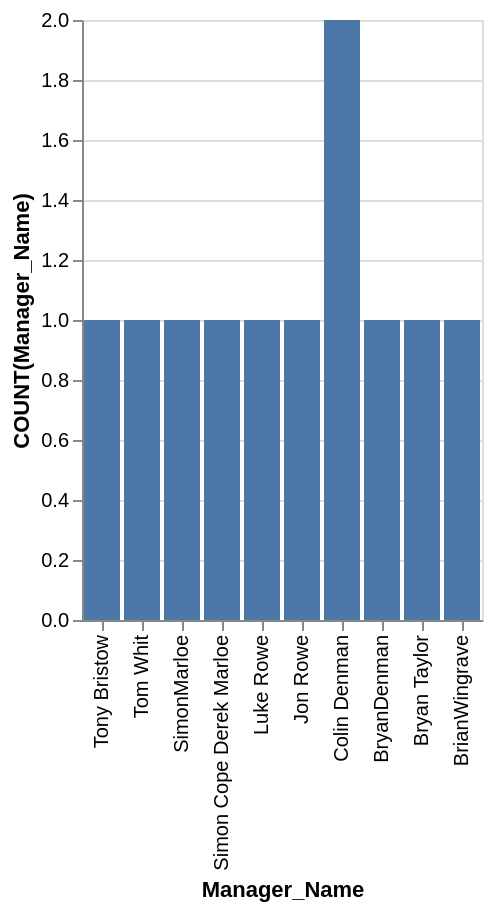

Describe this chart as a Vega-Lite specification.
### Vega-Lite specification from a JSON file in a GitHub repository (floating-point values rounded to 4 significant figures)
{"data": {"values": [{"x_data": "Tony Bristow", "y_data": 1}, {"x_data": "Tom Whit", "y_data": 1}, {"x_data": "SimonMarloe", "y_data": 1}, {"x_data": "Simon Cope Derek Marloe", "y_data": 1}, {"x_data": "Luke Rowe", "y_data": 1}, {"x_data": "Jon Rowe", "y_data": 1}, {"x_data": "Colin Denman", "y_data": 2}, {"x_data": "BryanDenman", "y_data": 1}, {"x_data": "Bryan Taylor", "y_data": 1}, {"x_data": "BrianWingrave", "y_data": 1}]}, "mark": "bar", "encoding": {"x": {"field": "x_data", "type": "nominal", "title": "Manager_Name", "sort": "descending"}, "y": {"field": "y_data", "type": "quantitative", "title": "COUNT(Manager_Name)"}}}
